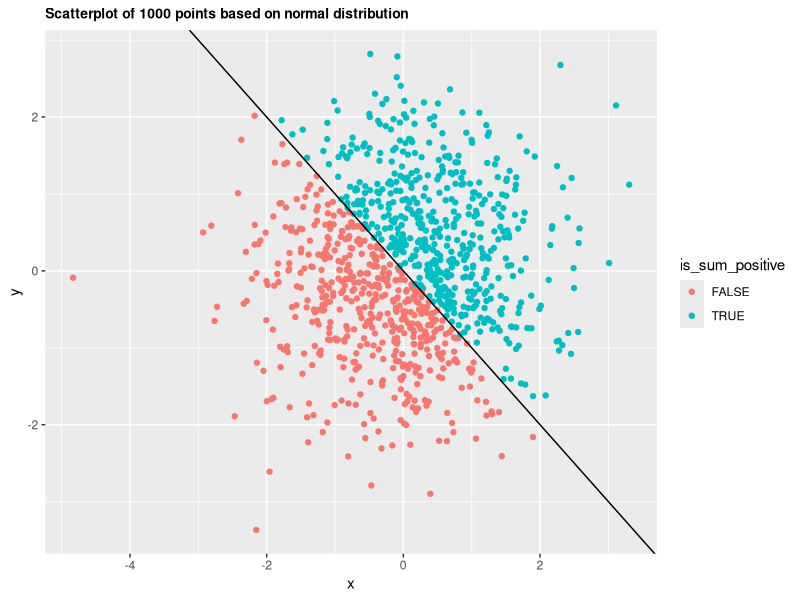
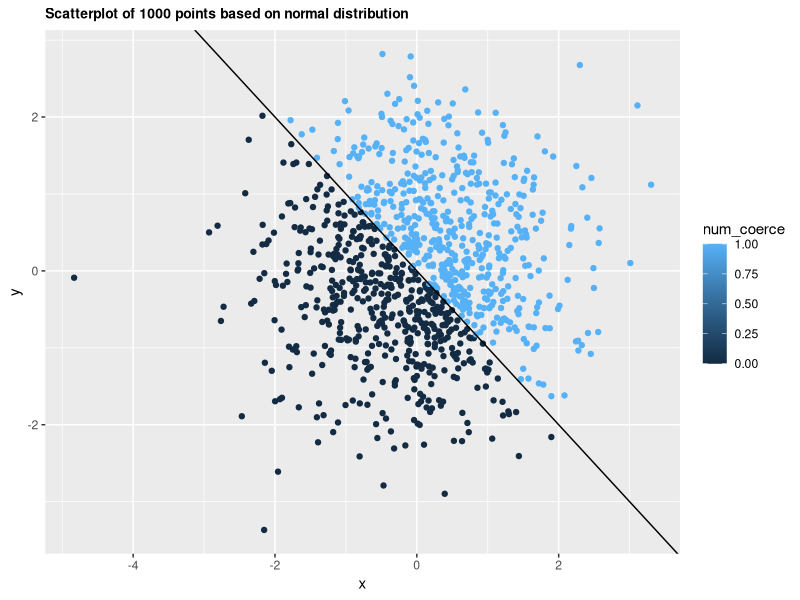
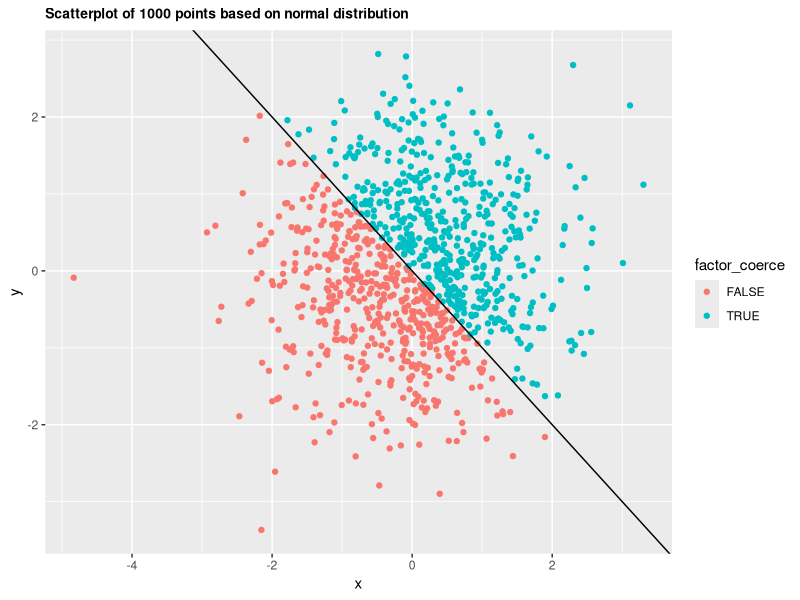
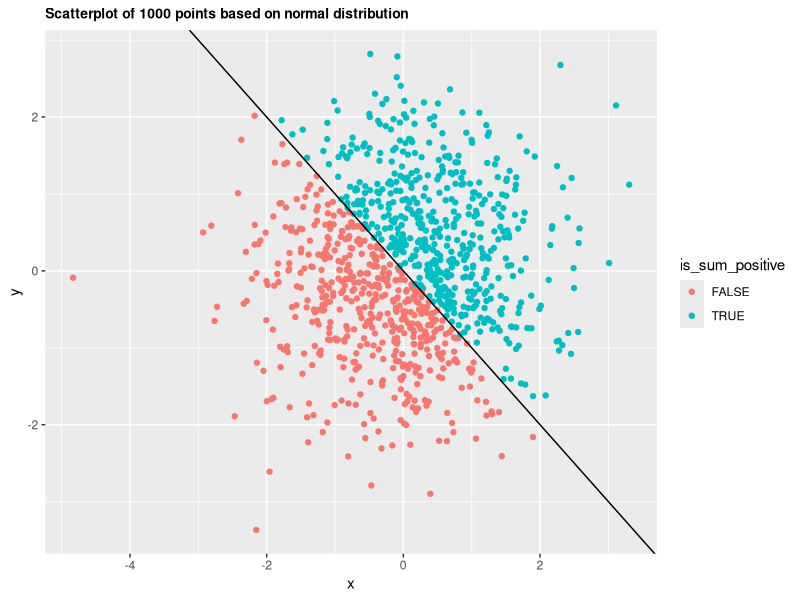

The R source for these figures, in order:
## ---- chunk 1
library(tidyverse)
## ---- chunk 2
problem1_df <- tibble(numeric_vec = runif(n = 10, min = 0, max = 5),
                      logical_vec = numeric_vec > 2,
                      char_vec = c("My", "name", "is", "Zelos", "Zhu", "and", "I", "like", "to", "eat"),
                      factor_vec = factor(  c( rep( c("small", "medium", "large"), 3), "x-large")  )
                      )
print(problem1_df)

#means <- apply(problem1_df, 2, mean) --- doesn't work
#Above line coerces all into NA, probably because there is non-numeric in it, good to know

means_prob1 <- c(mean(problem1_df$numeric_vec),
                 mean(problem1_df$logical_vec),
                 mean(problem1_df$char_vec),
                 mean(problem1_df$factor_vec))
means_prob1
## ---- chunk 3
problem2_df <- tibble( x = rnorm(1000),
                       y = rnorm(1000),
                       is_sum_positive = (x + y) > 0,
                       num_coerce = as.numeric(is_sum_positive),
                       factor_coerce = as.factor(is_sum_positive))
print(head(problem2_df))
str(problem2_df)
## ---- chunk 4
hw1plot_1 <- (ggplot(problem2_df, aes(x=x, y=y))
            + geom_point( aes(color = is_sum_positive))
            + ggtitle("Scatterplot of 1000 points based on normal distribution")
            + geom_abline(intercept = 0, slope = -1)
            + theme(plot.title = element_text(size = 10, face = "bold")))

hw1plot_2 <- (ggplot(problem2_df, aes(x=x, y=y))
            + geom_point( aes(color = num_coerce))
            + ggtitle("Scatterplot of 1000 points based on normal distribution")
            + geom_abline(intercept = 0, slope = -1)
            + theme(plot.title = element_text(size = 10, face = "bold")))

hw1plot_3 <- (ggplot(problem2_df, aes(x=x, y=y))
            + geom_point( aes(color = factor_coerce))
            + ggtitle("Scatterplot of 1000 points based on normal distribution")
            + geom_abline(intercept = 0, slope = -1)
            + theme(plot.title = element_text(size = 10, face = "bold")))

hw1plot_1
ggsave(filename = "hw1plot1.png")

hw1plot_2
hw1plot_3
#library(gridExtra) --- for my viewing pleasure when I was working on this so I don't have to scroll through in viewer
#grid.arrange(hw1plot_1, hw1plot_2, hw1plot_3, nrow=1)
